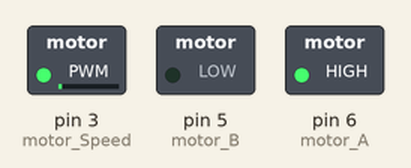
The sketch below on a simulated Arduino Uno, built with avr-gcc and run on an emulated ATmega328P. On the bench: switched loads named in the sketch (green lamp = pin HIGH).

Above: at 0.05 s.
At 0.9 s:
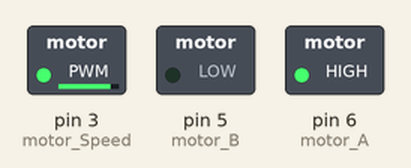
At 1.8 s:
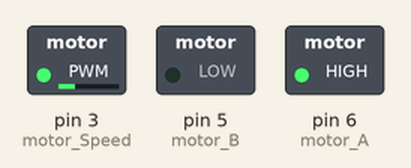
At 2.95 s:
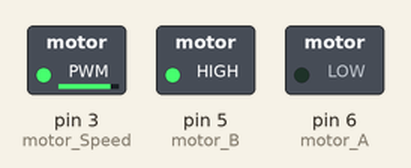
At 3.5 s:
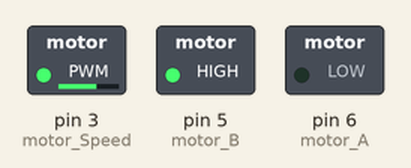
At 4.1 s:
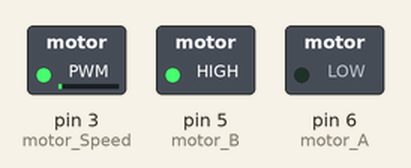
Timing chart, 0 to 5.4 s (numbered marks = the images above):
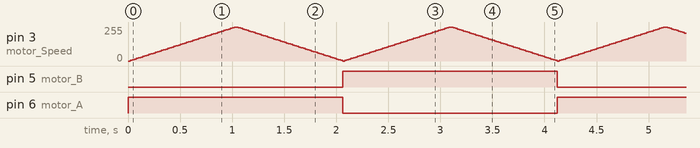

The sketch:

Motor.ino
```cpp
/*
  Motor
  turning a motor clock then counter clock wise

  This example is part of the Fritzing Creator Kit: www.fritzing.org/creatorkit.
*/

int motor_A=6;                    // motor A Pin
int motor_B=5;                    // motor B Pin
int motor_Speed=3;                // speed Pin

void setup(){
  pinMode(motor_A,OUTPUT);        // pin A declared as OUTPUT
  pinMode(motor_B,OUTPUT);        // pin B declared as OUTPUT
}

void loop(){
  digitalWrite(motor_A,HIGH);     // motor A pin switched to HIGH (+5V)
  digitalWrite(motor_B,LOW);      // motor B pin switched to LOW  (GND)
  for (int i=0; i<256; i+=5){     // count up to 255 in steps of five
    analogWrite(motor_Speed,i);   // and write it as speed to the speed pin
    delay(20);                    // wait 20 ms
  }
  for (int i=255; i>0; i-=5){    // count down from 255 to 0 by 5
    analogWrite(motor_Speed,i);  // and write it as speed to the speed pin
    delay(20);                   // wait 20 ms
  }

  digitalWrite(motor_A,LOW);     // motor A pin switched to HIGH (GND)
  digitalWrite(motor_B,HIGH);    // motor B pin switched to LOW  (+5V)
  for (int i=0; i<256; i+=5){    // count up to 255 in steps of five
    analogWrite(motor_Speed,i);  // and write it as speed to the speed pin
    delay(20);                   // wait 20 ms
  }
  for (int i=255; i>0; i-=5){    // count down from 255 to 0 by 5
    analogWrite(motor_Speed,i);  // and write it as speed to the speed pin
    delay(20);                   // wait 20 ms
  }
}
```

Measured:
- by itself, pin 5 (motor_B), pin 6 (motor_A): alternates HIGH for 2.1 s and LOW for 2.1 s
